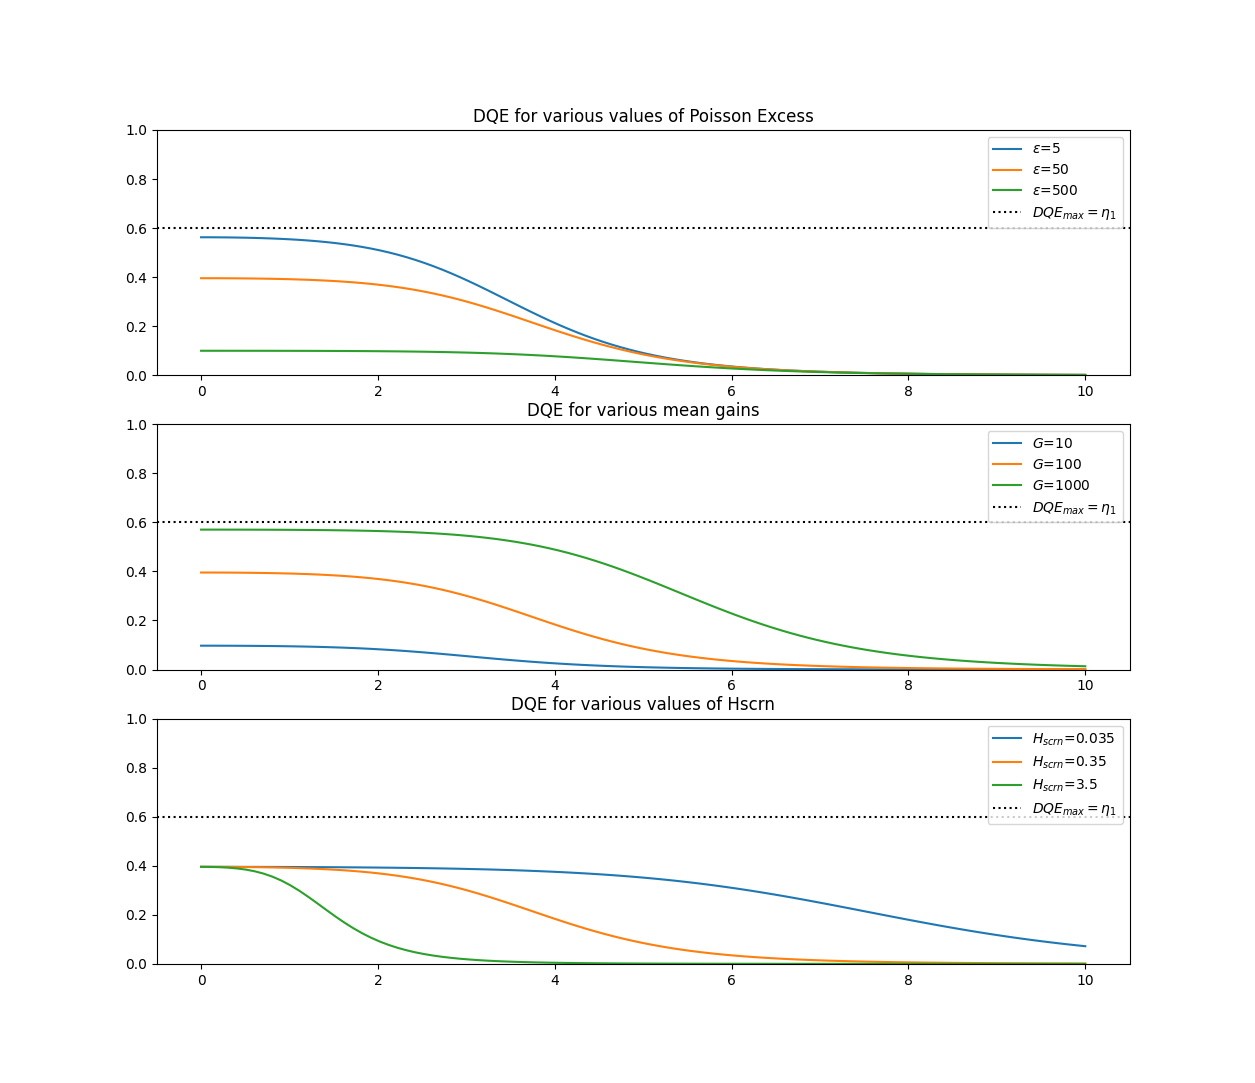

Write the Python code that produced this figure.
import numpy as np
import scipy
import matplotlib.pyplot as plt
from matplotlib.lines import Line2D

class Var:
    @classmethod
    def __iter__(cls):
        return (val for val in [cls.low, cls.center, cls.high])

class Epsilon(Var):
    low = 5
    center = 50
    high = 500

class G(Var):
    low = 10
    center = 100
    high = 1000

class Hscrn(Var):
    low = 0.035
    center = 0.35
    high = 3.5

u = np.linspace(0,10,100)
Hd = 0.035
eta1 = 0.6
eta2 = eta1

################################################################################
def M(H,u):
    return 1/(1 + H*(u**2))

def DQE(u, eta1, eta2, epsilon, G, Hscrn, Hd):
    Mscrn = M(Hscrn, u)
    Md = M(Hd, u)

    numerator = eta1
    denom = 1 + (epsilon / G) + (1 / (G * Mscrn**2 * Md**2 * eta2))
    return numerator / denom



################################################################################


fig = plt.figure()
fig.add_subplot(311)

# A
ax = plt.subplot(311)
plt.title("DQE for various values of Poisson Excess")
plt.ylim(0,1)
plt.axhline(eta1,linestyle=':',color='k')

for epsilon in Epsilon():
    dqe = DQE(u, eta1, eta2, epsilon, G.center, Hscrn.center, Hd)
    plt.plot(u, dqe, label=r'$\epsilon$='+f'{epsilon}')

handles, _ = plt.gca().get_legend_handles_labels()
handles.extend([Line2D([0], [0], color='k', linestyle=':', label=r'$DQE_{max}=\eta_{1}$')])
plt.legend(handles=handles)


# B
ax = plt.subplot(312)
plt.title("DQE for various mean gains")
plt.ylim(0,1)
plt.axhline(eta1,linestyle=':',color='k')

for g in G():
    dqe = DQE(u, eta1, eta2, Epsilon.center, g, Hscrn.center, Hd)
    plt.plot(u, dqe, label=r'$G$='+f'{g}')

handles, _ = plt.gca().get_legend_handles_labels()
handles.extend([Line2D([0], [0], color='k', linestyle=':', label=r'$DQE_{max}=\eta_{1}$')])
plt.legend(handles=handles)


# C
ax = plt.subplot(313)
plt.title("DQE for various values of Hscrn")
plt.ylim(0,1)
plt.axhline(eta1,linestyle=':',color='k')

for hscrn in Hscrn():
    dqe = DQE(u, eta1, eta2, Epsilon.center, G.center, hscrn, Hd)
    plt.plot(u, dqe, label=r'$H_{scrn}$='+f'{hscrn}')

handles, _ = plt.gca().get_legend_handles_labels()
handles.extend([Line2D([0], [0], color='k', linestyle=':', label=r'$DQE_{max}=\eta_{1}$')])
plt.legend(handles=handles)



plt.ion()
plt.show()
import pdb; pdb.set_trace()
